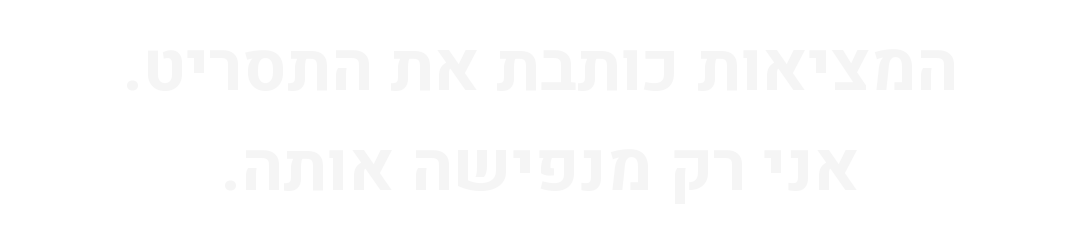
#> input picture satire-03-deliveries/assets/endcard/v5_tagline.png, 1080 x 236 px
$ python -i render.py   (imports and definitions only)
#> lines starting #> are read from the running program, lines starting #| are printed output that depends on the picture
### projects/tzomet-maon/build/timeline.py
# Timeline v2 for "צומת מעון": built on the real ElevenLabs narration (src/vo.mp3).
# Narration is split only inside its own silences and re-spaced with short pauses
# (time-lapse breath, comic pause before the punch). The words themselves are untouched.

FPS = 30
W, H = 1080, 1920

# ---- narration placement: (src_start, src_end, offset). dst = src + offset
VO_SEGS = [
    (0.00, 1.95, 0.00),    # איך מתכננים צומת בעוטף?
    (1.95, 3.20, 0.00),    # קחו כביש אחד.
    (3.20, 7.17, 0.00),    # תכניסו אליו תושבים, חיילים ומשאיות לכרם שלום.
    (7.17, 9.35, 0.00),    # תנקזו את כולם לצומת אחת.
    (9.35, 10.72, 0.35),   # תוסיפו עבודות!            (+0.35: let the honks breathe)
    (10.72, 14.00, 0.35),  # ותאריך סיום שלא נראה באופק...
    (14.00, 17.75, 1.65),  # והנה לכם הפלא ההנדסי של צומת מעון!   (+1.30: time-lapse)
    (17.75, 19.86, 1.65),  # רמזור שעוד לא הותקן...
    (19.86, 22.70, 2.10),  # אבל האדום שלו כבר עובד.   (+0.45: awkward silence)
    (22.70, 27.09, 2.10),  # צומת מעון. העתיד ירוק. ההווה פחות.
]


def d(src_t):
    """source narration time -> timeline time"""
#> called with src_t = 0
    for a, b, off in VO_SEGS:
        if a <= src_t < b:
            return round(src_t + off, 3)
    return round(src_t + VO_SEGS[-1][2], 3)


YEL = (255, 214, 64)
RED = (255, 70, 58)
# subtitle chunks in SOURCE narration time (measured word onsets), converted below
_CHUNKS = [
    (0.00, 1.80, "איך מתכננים צומת בעוטף?", {}),
    (2.20, 3.20, "קחו כביש אחד.", {"אחד.": YEL}),
    (3.38, 4.80, "תכניסו אליו תושבים,", {}),
    (4.80, 5.50, "חיילים", {}),
    (5.50, 7.15, "ומשאיות לכרם שלום.", {}),
    (7.30, 8.40, "תנקזו את כולם", {}),
    (8.40, 9.30, "לצומת אחת.", {"אחת.": YEL}),
    (9.52, 10.70, "תוסיפו עבודות!", {"עבודות!": YEL}),
    (10.85, 12.13, "ותאריך סיום", {}),
    (12.13, 13.95, "שלא נראה באופק...", {}),
    (14.20, 15.33, "והנה לכם", {}),
    (15.33, 16.30, "הפלא ההנדסי", {"הפלא": YEL, "ההנדסי": YEL}),
    (16.30, 17.70, "של צומת מעון!", {}),
    (17.92, 19.75, "רמזור שעוד לא הותקן...", {}),
    (20.12, 20.62, "אבל", {}),
    (20.62, 21.65, "אבל האדום שלו", {"האדום": RED}),   # punch word only once it is spoken
    (21.65, 22.45, "כבר עובד.", {}),
]
SPEECH = [(d(a), d(b - 1e-3), t, hl) for a, b, t, hl in _CHUNKS]

TITLES = [
    (d(23.15), "צומת מעון", (255, 255, 255)),
    (d(24.26), "העתיד ירוק.", (64, 214, 96)),
    (d(25.73), "ההווה פחות.", (255, 66, 54)),
]
DURATION = round(TITLES[-1][0] + 2.85, 2)       # last title stays ~2.9 s

# ---- picture. clip numbers: 1 aerial, 2 jam master, 3 family between trucks, 4 soldiers,
# 5 truck driver, 6 work site (traffic light appears 1.1-4.3 s: never used), 7 base -> empty sky
T_WORKS = d(9.52)            # "תוסיפו עבודות!"
T_WORKS2 = 10.62             # second works angle (driver behind the barriers)
T_DATE = d(10.85)            # "ותאריך סיום"
T_SHELO = d(12.13)           # "שלא נראה"
T_OFEK = d(12.85)            # "באופק" -> time-lapse
T_BASE = 15.55               # cut to the concrete base, in the pause before "והנה לכם"
T_SKY = 19.55                # tilt lands on the empty sky, fanfare dies
T_ADOM = d(20.62)            # "האדום"
T_KVAR = d(21.70) - 0.02     # "כבר עובד."
T_END = 24.95                # end card

SHOTS = [
    dict(t0=0.00, t1=3.38, kind="still", clip=1, src=0.00, zoom=(1.00, 1.10), center=(0.50, 0.56)),
    dict(t0=3.38, t1=4.08, kind="clip", clip=2, src=0.00, zoom=(1.00, 1.02), center=(0.50, 0.55)),
    dict(t0=4.08, t1=4.80, kind="clip", clip=2, src=2.75, zoom=(1.22, 1.26), center=(0.60, 0.62)),
    dict(t0=4.80, t1=5.52, kind="clip", clip=4, src=0.00, zoom=(1.04, 1.07), center=(0.50, 0.45)),
    dict(t0=5.52, t1=7.25, kind="clip", clip=5, src=4.20, zoom=(1.00, 1.04), center=(0.55, 0.45)),
    dict(t0=7.25, t1=8.42, kind="clip", clip=2, src=3.90, zoom=(1.00, 1.02), center=(0.50, 0.50)),
    dict(t0=8.42, t1=T_WORKS, kind="clip", clip=3, src=0.15, zoom=(1.00, 1.04), center=(0.50, 0.50)),
    dict(t0=T_WORKS, t1=T_WORKS2, kind="clip", clip=6, src=0.00, speed=0.90, zoom=(1.30, 1.34), center=(0.70, 0.50)),
    dict(t0=T_WORKS2, t1=T_DATE, kind="clip", clip=7, src=0.90, zoom=(1.45, 1.50), center=(0.26, 0.48)),
    dict(t0=T_DATE, t1=T_SHELO, kind="clip", clip=5, src=0.75, zoom=(1.02, 1.08), center=(0.50, 0.42)),
    dict(t0=T_SHELO, t1=T_OFEK, kind="clip", clip=4, src=1.35, zoom=(1.06, 1.10), center=(0.50, 0.45)),
    dict(t0=T_OFEK, t1=T_BASE, kind="timelapse", clip=2, src=2.00, zoom=(1.00, 1.06), center=(0.50, 0.50)),
    dict(t0=T_BASE, t1=T_SKY, kind="clip", clip=7, src=0.00, zoom=(1.00, 1.00), center=(0.50, 0.50)),
    dict(t0=T_SKY, t1=T_ADOM, kind="clip", clip=7, src=4.00, speed=0.64, zoom=(1.00, 1.03), center=(0.50, 0.45)),
    dict(t0=T_ADOM, t1=T_KVAR, kind="clip", clip=6, src=4.60, zoom=(1.34, 1.38), center=(0.40, 0.42)),
    dict(t0=T_KVAR, t1=T_END, kind="clip", clip=3, src=4.86, zoom=(1.00, 1.02), center=(0.50, 0.50)),
    dict(t0=T_END, t1=DURATION, kind="endcard", clip=7, src=6.00, zoom=(1.12, 1.00), center=(0.50, 0.55)),
]
TITLE_Y = [600, 785, 945]
ENDCARD_DIM = 0.22

# ---- sound marks
MARKS = dict(
    birds_out=3.90,
    traffic_in=3.38,
    honk1=d(9.10), honk2=d(9.10) + 0.27,
    works_in=T_WORKS, works_out=T_DATE + 0.10,
    flourish_land=d(9.90),            # "עבודות"
    clock_in=T_DATE, timelapse_in=T_OFEK, timelapse_out=T_BASE - 0.15,
    roll_in=15.70, fanfare_in=d(15.33) - 0.08, fanfare_cut=T_SKY - 0.03,
    silence_out=T_ADOM,              # jam slams back on "האדום"
    honk_desperate=d(22.30) + 0.10,
    end_music=T_END,
    final_chord=d(26.62) + 0.15,
)

LOGO_POS = 'top-right'
DRAFT_LABEL = None


# =====================================================================================
# v4: final order. The approved run (rural road ... "אבל האדום שלו כבר עובד") plays first and the
# left-turn segment closes the film on "סעו בזהירות!" + a held frame + hard cut.
# End card and its narration are removed. Subtitles are re-timed from a real transcription of both
# narration files (Whisper turbo and large-v3 agree) plus measured word onsets.
# =====================================================================================
VO_SEGS = VO_SEGS[:-1]                       # drop "צומת מעון. העתיד ירוק. ההווה פחות."
TITLES = []
SHOTS = [s_ for s_ in SHOTS if s_['kind'] != 'endcard']
# three approved cuts moved onto the measured word onsets ("חיילים", "ומשאיות", "לצומת"); content unchanged
_RETIME = {4.80: 4.74, 5.52: 5.46, 8.42: 8.30}
for s_ in SHOTS:
    s_['t0'] = _RETIME.get(s_['t0'], s_['t0'])
    s_['t1'] = _RETIME.get(s_['t1'], s_['t1'])

# main narration: (onset, end) in source seconds, measured
_CHUNKS = [
    (0.00, 1.66, "איך מתכננים צומת בעוטף?", {}),
    (2.18, 3.13, "קחו כביש אחד.", {"אחד.": YEL}),
    (3.36, 4.74, "תכניסו אליו תושבים,", {}),
    (4.74, 5.46, "חיילים", {}),
    (5.46, 7.08, "ומשאיות לכרם שלום.", {}),
    (7.33, 8.30, "תנקזו את כולם", {}),
    (8.30, 9.10, "לצומת אחת.", {"אחת.": YEL}),
    (9.51, 10.52, "תוסיפו עבודות!", {"עבודות!": YEL}),
    (10.84, 12.13, "ותאריך סיום", {}),
    (12.13, 13.83, "שלא נראה באופק...", {}),
    (14.20, 15.17, "והנה לכם", {}),
    (15.17, 16.33, "הפלא ההנדסי", {"הפלא": YEL, "ההנדסי": YEL}),
    (16.33, 17.67, "של צומת מעון!", {}),
    (17.92, 19.68, "רמזור שעוד לא הותקן...", {}),
    (20.12, 20.62, "אבל", {}),
    (20.62, 21.66, "אבל האדום שלו", {"האדום": RED}),
    (21.67, 22.36, "כבר עובד.", {}),
]
SPEECH = [(d(a), d(b - 1e-3), t, hl) for a, b, t, hl in _CHUNKS]

S0 = T_END                                   # 24.95: after the hold on the family + hopeless honk
VO2_SEGS = [
    (0.00, 2.40, 0.25),      # מגיעים מאופקים ורוצים לפנות שמאלה?
    (2.40, 5.66, 0.25),      # אין בעיה! זה ייקח לכם רק חמישים דקות!
    (5.66, 7.24, 0.75),      # אבל בסוף תצליחו!      (+0.5: a beat on the locked 50:00)
    (7.24, 10.58, 0.75),     # בתנאי שלא חתכו אתכם בדרך ונכנסו לכם באוטו.
    (10.58, 11.96, 0.90),    # סעו בזהירות!          (+0.15: a beat on her shock)
]


def d2(src_t):
#> called with src_t = 0.05
    for a, b, off in VO2_SEGS:
        if a <= src_t < b:
            return round(S0 + src_t + off, 3)
    return round(S0 + src_t + VO2_SEGS[-1][2], 3)


_CHUNKS2 = [
    (0.05, 1.05, "מגיעים מאופקים", {}),
    (1.05, 2.33, "ורוצים לפנות שמאלה?", {}),
    (2.51, 3.50, "אין בעיה!", {}),
    (3.56, 4.29, "זה ייקח לכם", {}),
    (4.29, 5.54, "רק חמישים דקות!", {"רק": YEL, "חמישים": YEL, "דקות!": YEL}),
    (5.80, 7.14, "אבל בסוף תצליחו!", {}),
    (7.40, 8.16, "בתנאי שלא", {}),
    (8.16, 9.24, "חתכו אתכם בדרך", {"חתכו": RED}),              # twist word only once spoken
    (9.24, 10.48, "ונכנסו לכם באוטו.", {}),
    (10.80, 11.77, "סעו בזהירות!", {}),
]
SPEECH = sorted(SPEECH + [(d2(a), d2(b - 1e-3), t, hl) for a, b, t, hl in _CHUNKS2])

SEG_L = round((d2(11.67) + 1.0 - S0) * FPS) / FPS     # last word + ~1 s held frame, whole frames
DURATION = round(S0 + SEG_L, 4)
N_WATCH = S0 + 2.65                          # "אין בעיה!": the 50-minute wait (watch close-up)
N_TURN = S0 + 5.85                           # signals, looks around, then goes
N_CUT = d2(8.16)                             # "חתכו" (measured onset): hard cut, white SUV, brakes
N_SHOCK = S0 + 11.55                         # "סעו בזהירות!": shock -> despair -> disbelief, held
SHOTS += [
    dict(t0=S0, t1=N_WATCH, kind="clip", clip=9, src=0.00, zoom=(1.00, 1.04), center=(0.50, 0.50)),
    dict(t0=N_WATCH, t1=N_TURN, kind="clip", clip=8, src=0.00, speed=3.10 / (N_TURN - N_WATCH), zoom=(1.00, 1.05), center=(0.42, 0.50)),
    dict(t0=N_TURN, t1=N_CUT, kind="clip", clip=9, src=2.60, speed=(6.04 - 2.60) / (N_CUT - N_TURN), zoom=(1.00, 1.00), center=(0.50, 0.50)),
    dict(t0=N_CUT, t1=N_SHOCK, kind="clip", clip=10, src=0.00, zoom=(1.00, 1.03), center=(0.45, 0.50)),
    dict(t0=N_SHOCK, t1=DURATION, kind="clip", clip=10, src=6.03 - (DURATION - N_SHOCK), zoom=(1.12, 1.17), center=(0.38, 0.45)),
]
SHOTS.sort(key=lambda s_: s_['t0'])

COUNTER = dict(t_start=N_WATCH + 0.05, t_lock=d2(4.60), t_end=N_TURN, pos=(540, 360))
BLINK9_ON = [0.0, 0.875, 1.583, 2.25, 3.0, 3.667, 4.333]
BLINK_P = 0.70

for k_ in ('final_chord',):
    MARKS.pop(k_, None)
MARKS.update(
    end_music=S0,                             # music comes back with the segment
    seg_in=S0, seg_out=DURATION,
    counter_start=COUNTER['t_start'], counter_lock=COUNTER['t_lock'],
    victory_build=d2(5.83), victory_hit=d2(7.04) + 0.03, victory_cut=N_CUT,
    squeal=N_CUT + 0.06,
    blinker_only=d2(11.67) + 0.05,            # from here only the turn signal is heard
)

# v4.1: the work-site beat ("תוסיפו עבודות!") uses the dedicated clip supplied for it (clip11:
# excavator + foreman spreading his arms). Same in/out times as before, nothing else moves.
_w0, _w1 = 9.87, T_DATE
SHOTS = [s_ for s_ in SHOTS if not (_w0 - 1e-6 <= s_['t0'] < _w1 - 1e-6)]
SHOTS.append(dict(t0=_w0, t1=_w1, kind="clip", clip=11, src=1.95, zoom=(1.00, 1.04), center=(0.50, 0.50)))
SHOTS.sort(key=lambda s_: s_['t0'])

# v4.2: half a second on her face after the last line, hard cut to black, two text cards and the
# AINATI STUDIOS logo (~6 s, no narration), one short hopeless honk at the very end.
T_BLACK = round((d2(11.67) + 0.5) * FPS) / FPS           # last word + ~0.5 s, on a frame edge
for s_ in SHOTS:
    if s_['t0'] == N_SHOCK:
        _u = (T_BLACK - s_['t0']) / (s_['t1'] - s_['t0'])
        s_['zoom'] = (s_['zoom'][0], s_['zoom'][0] + (s_['zoom'][1] - s_['zoom'][0]) * _u)
        s_['t1'] = T_BLACK                                 # identical frames to v4.1, just ends earlier
#> further down, picture is the input picture: PIL image 1080x236 RGBA; mean R, G, B, A 26.1, 26.1, 26.1, 25.5
SEG_L = T_BLACK - S0                                       # turn signal stops dead at the cut
END_L = 6.0
DURATION = round(T_BLACK + END_L, 4)
SHOTS.append(dict(t0=T_BLACK, t1=DURATION, kind="endcards"))
WHITE = (255, 255, 255)
ENDCARDS = dict(
    lines=[  # text, weight, size, colour, y, appear, disappear  (seconds after the cut)
        ("רצינו לעשות סרטון קצר.", 800, 88, WHITE, 895, 0.15, 2.65),
        ("אבל גם הוא נתקע בצומת מעון.", 800, 88, WHITE, 1000, 1.05, 2.65),
        ("הסרטון הוא סאטירה.", 500, 60, (205, 205, 205), 845, 2.85, 4.85),
        ("מי שנפגע, שיירגע.", 800, 88, WHITE, 950, 3.25, 4.85),
        ("מי שנתקע, שיצפור.", 800, 88, WHITE, 1055, 3.25, 4.85),
    ],
    logo=(4.95, 940, 620),   # appear, y, width
)
MARKS.update(seg_out=T_BLACK, blackout=T_BLACK, end_honk=T_BLACK + 5.40)

### projects/tzomet-maon/build/render.py
"""Frame renderer: shots, moves, grading, Hebrew subtitles, calendar time-lapse, end card, logo.
Writes raw RGB frames to ffmpeg (H.264, BT.709) and muxes the mastered audio."""
import numpy as np, cv2, subprocess, sys, os, argparse, math
from PIL import Image, ImageDraw, ImageFont, ImageFilter
sys.path.insert(0, os.path.dirname(os.path.abspath(__file__)))
from timeline import *
from music import accel_times

ROOT = os.path.dirname(os.path.dirname(os.path.abspath(__file__)))
FONT_RUBIK = f'{ROOT}/fonts/Rubik.ttf'
FONT_HEEBO = f'{ROOT}/fonts/Heebo.ttf'
LOGO = f'{ROOT}/assets/logo.webp'
SRC_FPS = 24
LAYOUT = dict(sub_y=1250, logo_y=262, logo_right=58, cal=(540, 470, 1.0))

# 1:1 (Facebook feed) framing: same edit, per-shot vertical framing so faces and action stay in
# the square, overlays moved for a 1080x1080 frame. Index = position in the sorted SHOTS list.
SQUARE_CENTERS = {
    0: (0.50, 0.56), 1: (0.50, 0.55), 2: (0.60, 0.68), 3: (0.50, 0.36), 4: (0.55, 0.36),
    5: (0.50, 0.45), 6: (0.50, 0.50), 7: (0.50, 0.52), 8: (0.50, 0.38), 9: (0.50, 0.36),
    10: (0.50, 0.55), 11: (0.50, 0.60), 12: (0.50, 0.62), 13: (0.40, 0.45), 14: (0.50, 0.45),
    15: (0.50, 0.36), 16: (0.42, 0.45), 17: (0.50, 0.45), 18: (0.45, 0.50), 19: (0.42, 0.45),
}


# [31 lines left out: functions apply_square, font, load_clip, not called in this run]


CLIPS = {}


# [4 lines left out: function clip_frame, not called in this run]


def ease(u):
    u = max(0.0, min(1.0, u))
    return u * u * (3 - 2 * u)


# [10 lines left out: function warp, not called in this run]


# ----------------------------------------------------------------- overlays
def shadowed(img, radius=7, offset=(0, 5), opacity=0.6):
#> called with radius = 7, offset = (0, 5), opacity = 0.6
    a = img.split()[3]
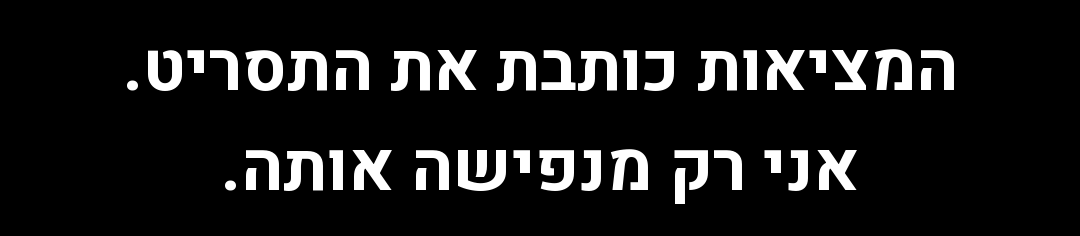
#> a: PIL image 1080x236 L; min 0, max 255, mean 25.5
    sh = Image.new('RGBA', img.size, (0, 0, 0, 0))
#> sh: PIL image 1080x236 RGBA; every value is 0
    sa = a.filter(ImageFilter.GaussianBlur(radius)).point(lambda v: int(v * opacity))
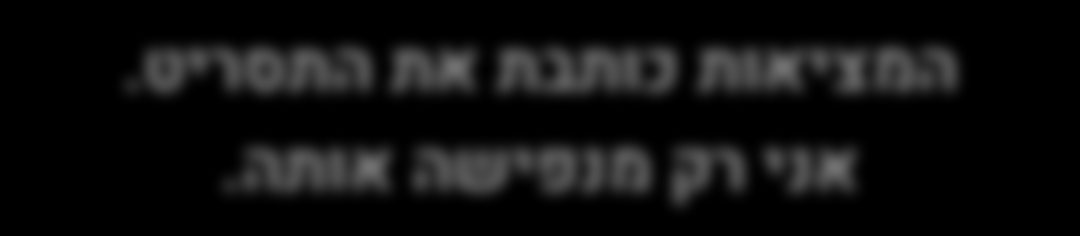
#> sa: PIL image 1080x236 L; min 0, max 114, mean 15.1
    sh.putalpha(sa)
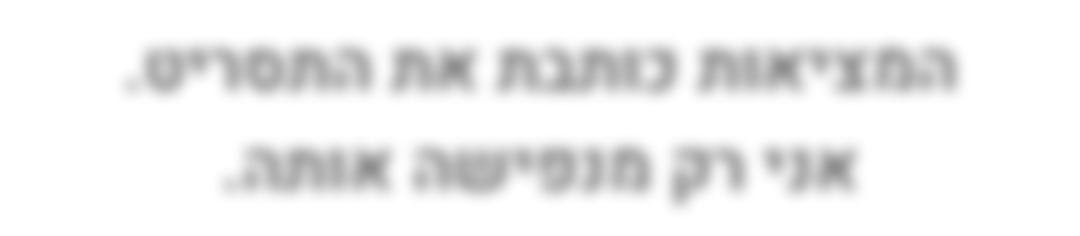
#> sh: PIL image 1080x236 RGBA; mean R, G, B, A 0, 0, 0, 15.1; transparent parts drawn white
    base = Image.new('RGBA', img.size, (0, 0, 0, 0))
    base.alpha_composite(sh, offset)
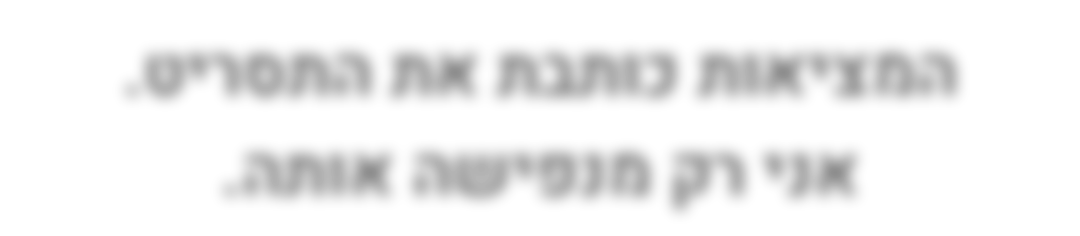
#> base: PIL image 1080x236 RGBA; mean R, G, B, A 0, 0, 0, 15.1; transparent parts drawn white
    base.alpha_composite(img)
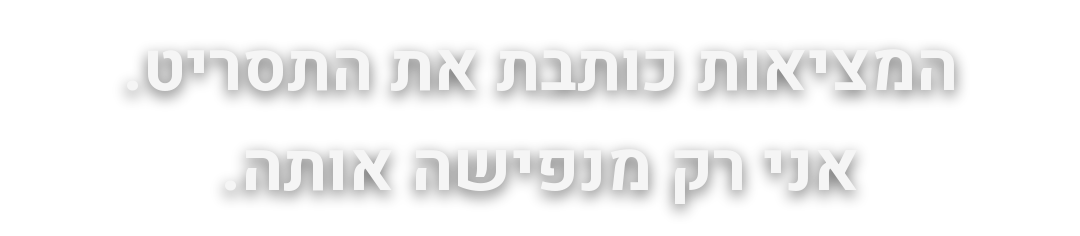
#> base: PIL image 1080x236 RGBA; mean R, G, B, A 25.2, 25.2, 25.2, 34.1; transparent parts drawn white
    return base


# [35 lines left out: function text_block, not called in this run]


def rgba_np(im):
    return np.array(im, dtype=np.uint8)


# [126 lines left out: functions composite, build_overlays, counter_glyphs, counter_image, draw_counter, not called in this run]


CAL_PAGES = [(25, 'נובמבר'), (26, 'נובמבר'), (27, 'נובמבר'), (4, 'דצמבר'), (19, 'דצמבר'), (8, 'ינואר'),
             (2, 'מרץ'), (17, 'מאי'), (9, 'אוגוסט'), (21, 'אוקטובר'), (14, 'ינואר'), (6, 'אפריל'),
             (29, 'יולי'), (11, 'נובמבר'), (3, 'פברואר'), (18, 'יוני')]


# [142 lines left out: functions calendar_pages, daynight, dim_vignette, shot_at, render_frame, render_endcards and 1 more, not called in this run]


# ----------------------------------------------------------------- main
# [37 lines not run here, left out]

>>> from PIL import Image
>>> picture = Image.open('../../../satire-03-deliveries/assets/endcard/v5_tagline.png')
>>> result = shadowed(picture)
